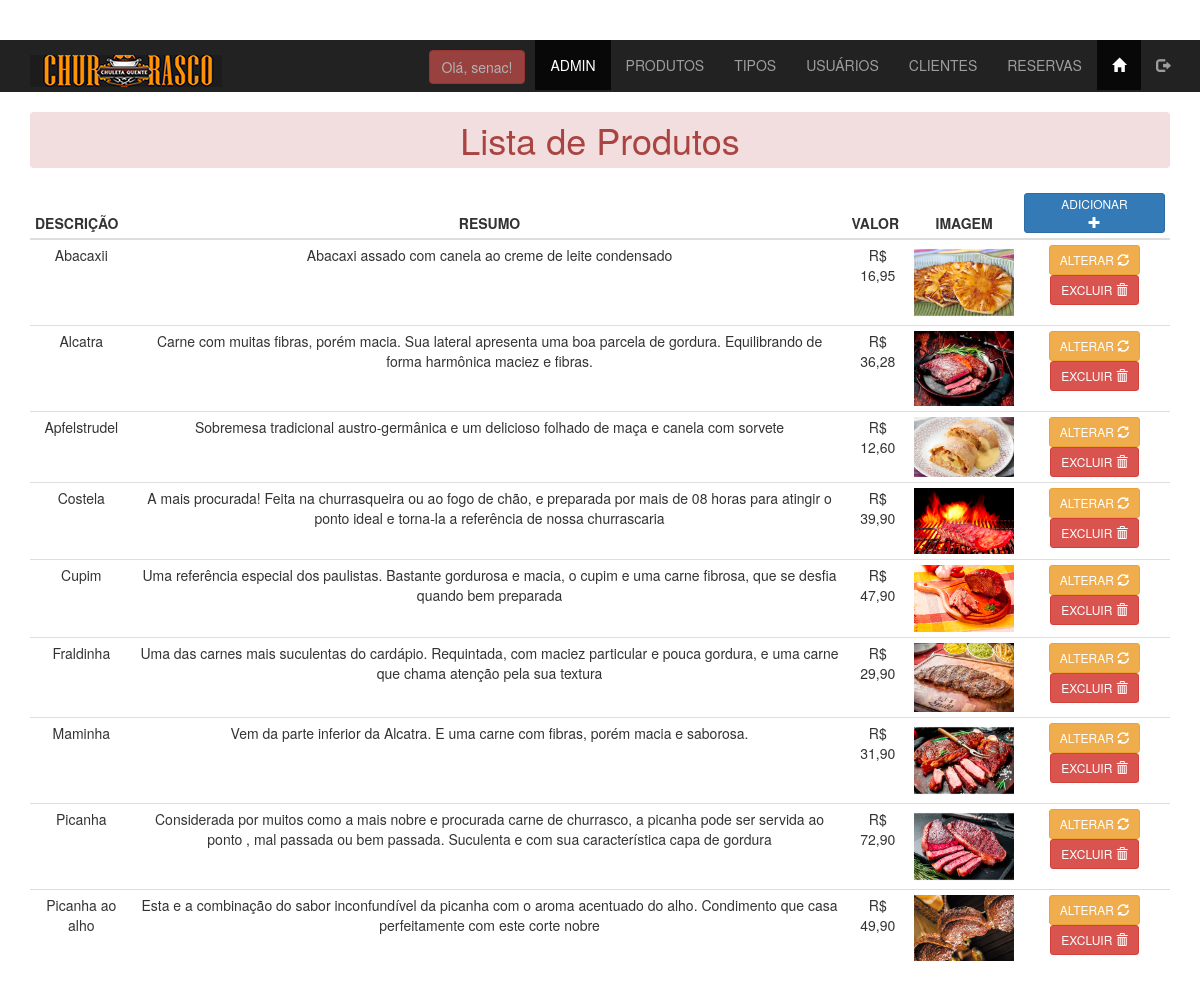
/admin/produtos_lista.php (signed in), run on the app's committed database.
### tables this page shows
CREATE TABLE `produtos` (
  `id` int(11) NOT NULL,
  `tipo_id` int(11) NOT NULL,
  `descricao` varchar(100) NOT NULL,
  `resumo` varchar(1000) DEFAULT NULL,
  `valor` decimal(9, 2) DEFAULT NULL,
  `imagem` varchar(50) DEFAULT NULL,
  `destaque` enum('Sim', 'Não') NOT NULL
);

### admin/produtos_lista.php (the view, shortened to what this page needs)
<?php
include "../conn/connect.php";
$lista = $conn->query("SELECT * FROM produtos ORDER BY descricao ");
$row = $lista->fetch_assoc();
?>
<!DOCTYPE html>
<html lang="pt-br">
<head>
    <link rel="stylesheet" href="../css/bootstrap.min.css">
    <link rel="stylesheet" href="../css/estilo.css" type="text/css">
</head>
<body>
    <?php include "menu_adm.php"; ?>
    <main class="container">
        <h1 class="breadcrumb alert-danger" style="text-align:center;">Lista de Produtos</h1>
        <div class="table-responsive container-centralizado">
            <table class="table table-hover table-condensed tbopacidade text-center">
                <thead>
                    <tr>
                        <th>DESCRIÇÃO</th>
                        <th class="text-center">RESUMO</th>
                        <th>VALOR</th>
                        <th class="text-center">IMAGEM</th>
                        <th>
                            <a href="produtos_insere.php" target="_self" class="btn btn-block btn-primary btn-xs" role="button">
                                <span class="hidden-xs">ADICIONAR <br></span>
                                <span class="glyphicon glyphicon-plus" aria-hidden="true"></span>
                            </a>
                        </th>
                    </tr>
                </thead>
                <tbody>
                    <?php do { ?>
                        <tr>
                            <td><?php echo isset($row['descricao']) ? $row['descricao'] : "Sem descrição"; ?></td>
                            <td><?php echo isset($row['resumo']) ? $row['resumo'] : "Sem resumo"; ?></td>
                            <td><?php echo isset($row['valor']) ? "R$ " . number_format($row['valor'], 2, ',', '.') : "Não informado"; ?></td>
                            <td>
                                <?php if (!empty($row['imagem'])) { ?>
                                    <img src="../images/<?php echo $row['imagem']; ?>" alt="Imagem do Produto" width="100">
                                <?php } else { ?>
                                    Sem imagem
                                <?php } ?>
                            </td>
                            <td>
                                <a href="produtos_atualiza.php?id=<?php echo $row['id']; ?>" class="btn btn-warning btn-sm">ALTERAR
                                    <span class="glyphicon glyphicon-refresh" aria-hidden="true"></span>
                                </a>
                                <button data-nome="<?php echo $row['descricao']; ?>" data-id="<?php echo $row['id']; ?>" class="delete btn btn-danger btn-sm">EXCLUIR
                                    <span class="glyphicon glyphicon-trash" aria-hidden="true"></span>
                                </button>
                            </td>
                        </tr>
                    <?php } while ($row = $lista->fetch_assoc()); ?>
                </tbody>
            </table>
        </div>
    </main>
</body>
</html>

### admin/menu_adm.php (shortened to what this page needs)
<link rel="stylesheet" href="https://maxcdn.bootstrapcdn.com/bootstrap/3.3.7/css/bootstrap.min.css">
<nav class="nav navbar-inverse">
    <div class="container-fluid">
        <div class="navbar-header">
            <a href="index.php" class="navbar-brand">
                <img src="../images/logo-chuleta.png" alt="">
            </a>
        </div>
        <div class="collapse navbar-collapse" id="defaultNavbar">
            <ul class="nav navbar-nav navbar-right">
                <li>
                    <button type="button" class="btn btn-danger navbar-btn disabled" style="cursor: default; margin-top: 10px; margin-right: 10px;">
                        Olá, <?php echo($_SESSION['login_usuario']); ?>!
                    </button>
                </li>
                <li class="active"><a href="index.php">ADMIN</a></li>
                <li><a href="produtos_lista.php">PRODUTOS</a></li>
                <li><a href="tipos_lista.php">TIPOS</a></li>
                <li><a href="usuarios_lista.php">USUÁRIOS</a></li>
                <li><a href="cliente_lista.php">CLIENTES</a></li>
                <li><a href="reserva_lista.php">RESERVAS</a></li>
                <li class="active">
                    <a href="../index.php">
                      <span class="glyphicon glyphicon-home"></span>
                    </a>
                </li>
                <li>
                    <a href="logout.php">
                        <span class="glyphicon glyphicon-log-out"></span>
                    </a>
                </li>
            </ul>
        </div>
    </div>
</nav>

### css/estilo.css (style rules this page uses)
body { margin-top: 40px; padding-top:40px; }

### data on the page
produtos: descricao "Abacaxii", resumo "Abacaxi assado com canela ao creme de leite condensado", valor "16,95", imagem (picture)
produtos: descricao "Alcatra", resumo "Carne com muitas fibras, porém macia. Sua lateral apresenta uma boa parcela de gordura. Equilibrando de forma harmônica maciez e fibras.", valor "36,28", imagem (picture)
produtos: descricao "Apfelstrudel", resumo "Sobremesa tradicional austro-germânica e um delicioso folhado de maça e canela com sorvete", valor "12,60", imagem (picture)
produtos: descricao "Costela", resumo "A mais procurada! Feita na churrasqueira ou ao fogo de chão, e preparada por mais de 08 horas para atingir o ponto ideal e torna-la a referência de nossa churrascaria", valor "39,90", imagem (picture)
produtos: descricao "Cupim", resumo "Uma referência especial dos paulistas. Bastante gordurosa e macia, o cupim e uma carne fibrosa, que se desfia quando bem preparada", valor "47,90", imagem (picture)
produtos: descricao "Fraldinha", resumo "Uma das carnes mais suculentas do cardápio. Requintada, com maciez particular e pouca gordura, e uma carne que chama atenção pela sua textura", valor "29,90", imagem (picture)
produtos: descricao "Maminha", resumo "Vem da parte inferior da Alcatra. E uma carne com fibras, porém macia e saborosa.", valor "31,90", imagem (picture)
produtos: descricao "Picanha", resumo "Considerada por muitos como a mais nobre e procurada carne de churrasco, a picanha pode ser servida ao ponto , mal passada ou bem passada. Suculenta e com sua característica capa de gordura", valor "72,90", imagem (picture)
produtos: descricao "Picanha ao alho", resumo "Esta e a combinação do sabor inconfundível da picanha com o aroma acentuado do alho. Condimento que casa perfeitamente com este corte nobre", valor "49,90", imagem (picture)

### other printed values
$_SESSION['login_usuario'] "senac"
